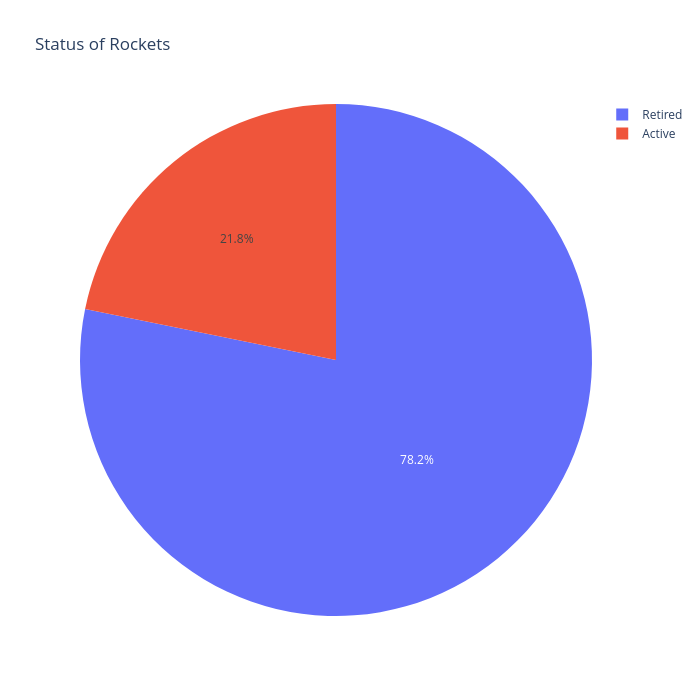

The code cell stored with this chart in its notebook:
### Code cell
fig = px.pie(rocket_status, values ='count', names = 'RocketStatus', title='Status of Rockets')
fig.update_layout(
    width=700,
    height=700
)
fig.show()

### Figure 1 — Plotly figure (JSON) as saved in the notebook; plotly's stock layout.template omitted (floating-point values rounded to 4 significant figures)
{"data": [{"domain": {"x": [0, 1], "y": [0, 1]}, "hovertemplate": "RocketStatus=%{label}<br>count=%{value}<extra></extra>", "labels": ["Active", "Retired"], "legendgroup": "", "name": "", "showlegend": true, "type": "pie", "values": [1010, 3620]}], "layout": {"height": 700, "legend": {"tracegroupgap": 0}, "title": {"text": "Status of Rockets"}, "width": 700}}
